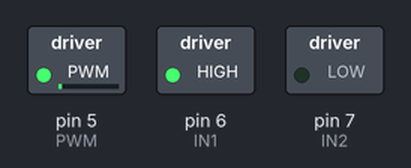
The sketch below on a simulated Arduino Uno, built with avr-gcc and run on an emulated ATmega328P. Shown: switched loads named in the sketch (green lamp = pin HIGH).

Above: at 0.1 s.
Timing chart, 0 to 1.6 s (numbered marks = the images above):
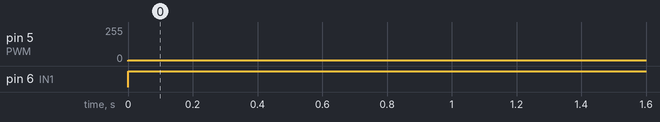

The sketch:

fiona_1.ino
```cpp
//-------------------------------------start code----------------------------------------

// Pins - these values should match your board.
#define ENCA 2
#define ENCB 3
#define PWM 5
#define IN1 6
#define IN2 7


void setup() {
// Usable baud rates are 300, 600, 1200, 2400, 4800, 9600, 14400, 19200, 28800, 38400, 57600, or 115200

  Serial.begin(115200);

// The pin mode should match the pin values above and designate whether input or output
  pinMode(ENCA,INPUT);
  pinMode(ENCB,INPUT);
  pinMode(PWM,OUTPUT);
  pinMode(IN1,OUTPUT);
  pinMode(IN2,OUTPUT);
}

void loop() {
// For test change the speed value here to verify that the pins are connected and registered correctly.
               int pwr = 7;

               int dir = 1;

               // The values passed here need to match the pin configuration. The setMotor function will likely have to be altered – specifically these arguments: PWM, IN1, IN2
               setMotor(dir, pwr, PWM, IN1, IN2);
}

void setMotor(int dir, int pwmVal, int pwm, int in1, int in2){

  analogWrite(pwm,pwmVal); // Motor speed

  if(dir == 1){
      digitalWrite(in1,HIGH);
      digitalWrite(in2,LOW);
  }
  else if(dir == -1){
    digitalWrite(in1,LOW);
    digitalWrite(in2,HIGH);
  }
  else{
    digitalWrite(in1,LOW);
    digitalWrite(in2,LOW);
  }
}


//-------------------------end code----------------------
```

Measured:
- by itself, pin 5 (PWM): 0/255 → 7/255 at 0.00 s
- by itself, pin 6 (IN1): LOW → HIGH at 0.00 s
